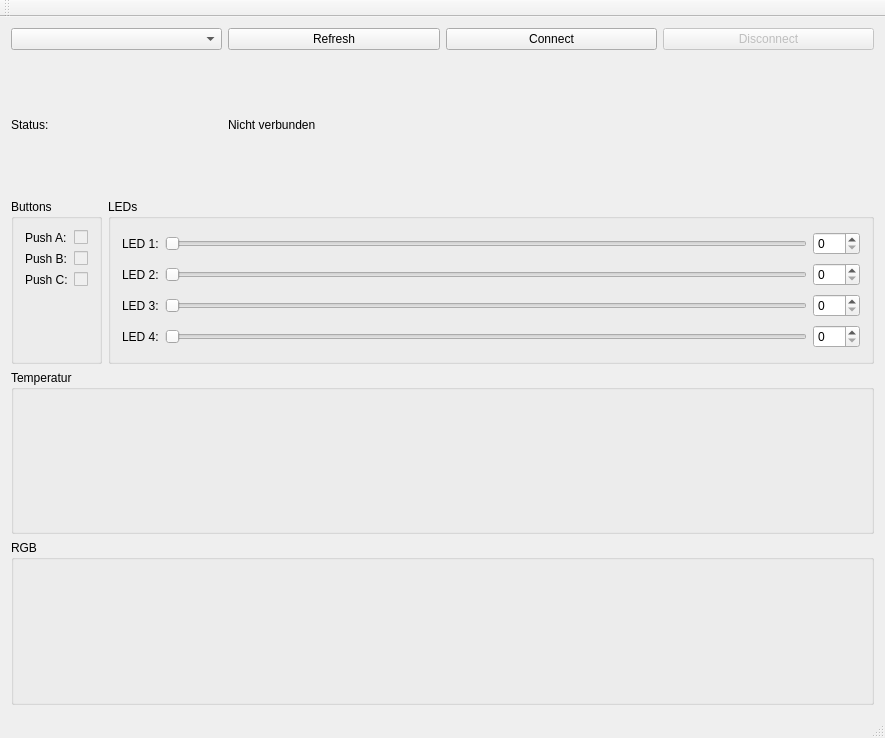
<?xml version="1.0" encoding="UTF-8"?>
<ui version="4.0">
 <class>MainWindow</class>
 <widget class="QMainWindow" name="MainWindow">
  <property name="geometry">
   <rect>
    <x>0</x>
    <y>0</y>
    <width>885</width>
    <height>738</height>
   </rect>
  </property>
  <property name="acceptDrops">
   <bool>false</bool>
  </property>
  <property name="windowTitle">
   <string>FPGA Communicator</string>
  </property>
  <widget class="QWidget" name="centralWidget">
   <layout class="QGridLayout" name="gridLayout_4">
    <item row="1" column="1">
     <widget class="QGroupBox" name="group_leds">
      <property name="title">
       <string>LEDs</string>
      </property>
      <layout class="QGridLayout" name="gridLayout_2">
       <item row="0" column="0">
        <widget class="QLabel" name="lbl_led0">
         <property name="text">
          <string>LED 1:</string>
         </property>
        </widget>
       </item>
       <item row="1" column="1">
        <widget class="QSlider" name="sld_led1">
         <property name="maximum">
          <number>255</number>
         </property>
         <property name="pageStep">
          <number>15</number>
         </property>
         <property name="orientation">
          <enum>Qt::Horizontal</enum>
         </property>
        </widget>
       </item>
       <item row="0" column="1">
        <widget class="QSlider" name="sld_led0">
         <property name="maximum">
          <number>255</number>
         </property>
         <property name="pageStep">
          <number>15</number>
         </property>
         <property name="orientation">
          <enum>Qt::Horizontal</enum>
         </property>
        </widget>
       </item>
       <item row="1" column="2">
        <widget class="QSpinBox" name="spn_led1">
         <property name="maximum">
          <number>255</number>
         </property>
        </widget>
       </item>
       <item row="2" column="1">
        <widget class="QSlider" name="sld_led2">
         <property name="maximum">
          <number>255</number>
         </property>
         <property name="pageStep">
          <number>15</number>
         </property>
         <property name="orientation">
          <enum>Qt::Horizontal</enum>
         </property>
        </widget>
       </item>
       <item row="2" column="2">
        <widget class="QSpinBox" name="spn_led2">
         <property name="maximum">
          <number>255</number>
         </property>
        </widget>
       </item>
       <item row="3" column="2">
        <widget class="QSpinBox" name="spn_led3">
         <property name="maximum">
          <number>255</number>
         </property>
        </widget>
       </item>
       <item row="1" column="0">
        <widget class="QLabel" name="lbl_led1">
         <property name="text">
          <string>LED 2:</string>
         </property>
        </widget>
       </item>
       <item row="3" column="0">
        <widget class="QLabel" name="lbl_led3">
         <property name="text">
          <string>LED 4:</string>
         </property>
        </widget>
       </item>
       <item row="3" column="1">
        <widget class="QSlider" name="sld_led3">
         <property name="maximum">
          <number>255</number>
         </property>
         <property name="pageStep">
          <number>15</number>
         </property>
         <property name="orientation">
          <enum>Qt::Horizontal</enum>
         </property>
        </widget>
       </item>
       <item row="0" column="2">
        <widget class="QSpinBox" name="spn_led0">
         <property name="maximum">
          <number>255</number>
         </property>
        </widget>
       </item>
       <item row="2" column="0">
        <widget class="QLabel" name="lbl_led2">
         <property name="text">
          <string>LED 3:</string>
         </property>
        </widget>
       </item>
      </layout>
     </widget>
    </item>
    <item row="2" column="0" colspan="2">
     <widget class="QGroupBox" name="group_temperature">
      <property name="title">
       <string>Temperatur</string>
      </property>
      <layout class="QGridLayout" name="gridLayout" rowstretch="0,0">
       <item row="1" column="0" colspan="2">
        <widget class="QCustomPlot" name="temp_plot" native="true">
         <property name="minimumSize">
          <size>
           <width>0</width>
           <height>0</height>
          </size>
         </property>
        </widget>
       </item>
      </layout>
     </widget>
    </item>
    <item row="1" column="0">
     <widget class="QGroupBox" name="group_btns">
      <property name="title">
       <string>Buttons</string>
      </property>
      <layout class="QFormLayout" name="formLayout_2">
       <item row="0" column="0">
        <widget class="QLabel" name="lbl_btnA">
         <property name="text">
          <string>Push A:</string>
         </property>
        </widget>
       </item>
       <item row="0" column="1">
        <widget class="QCheckBox" name="chk_btnA">
         <property name="enabled">
          <bool>false</bool>
         </property>
         <property name="text">
          <string/>
         </property>
         <property name="checked">
          <bool>false</bool>
         </property>
        </widget>
       </item>
       <item row="1" column="0">
        <widget class="QLabel" name="lbl_btnB">
         <property name="text">
          <string>Push B:</string>
         </property>
        </widget>
       </item>
       <item row="1" column="1">
        <widget class="QCheckBox" name="chk_btnB">
         <property name="enabled">
          <bool>false</bool>
         </property>
         <property name="text">
          <string/>
         </property>
         <property name="checked">
          <bool>false</bool>
         </property>
        </widget>
       </item>
       <item row="2" column="0">
        <widget class="QLabel" name="lbl_btnC">
         <property name="text">
          <string>Push C:</string>
         </property>
        </widget>
       </item>
       <item row="2" column="1">
        <widget class="QCheckBox" name="chk_btnC">
         <property name="enabled">
          <bool>false</bool>
         </property>
         <property name="text">
          <string/>
         </property>
         <property name="checked">
          <bool>false</bool>
         </property>
        </widget>
       </item>
      </layout>
     </widget>
    </item>
    <item row="0" column="0" colspan="2">
     <layout class="QGridLayout" name="group_serial">
      <item row="0" column="1">
       <widget class="QPushButton" name="btn_refreshPortList">
        <property name="text">
         <string>Refresh</string>
        </property>
       </widget>
      </item>
      <item row="0" column="0">
       <widget class="QComboBox" name="cmb_serialPorts"/>
      </item>
      <item row="1" column="0">
       <widget class="QLabel" name="lbl_state">
        <property name="text">
         <string>Status:</string>
        </property>
       </widget>
      </item>
      <item row="1" column="1">
       <widget class="QLabel" name="lbl_current_state">
        <property name="text">
         <string>Nicht verbunden</string>
        </property>
       </widget>
      </item>
      <item row="0" column="2">
       <widget class="QPushButton" name="btn_connect">
        <property name="text">
         <string>Connect</string>
        </property>
       </widget>
      </item>
      <item row="0" column="3">
       <widget class="QPushButton" name="btn_disconnect">
        <property name="enabled">
         <bool>false</bool>
        </property>
        <property name="text">
         <string>Disconnect</string>
        </property>
       </widget>
      </item>
     </layout>
    </item>
    <item row="3" column="0" colspan="2">
     <widget class="QGroupBox" name="group_rgb">
      <property name="title">
       <string>RGB</string>
      </property>
      <layout class="QHBoxLayout" name="horizontalLayout" stretch="0">
       <item>
        <widget class="QtColorTriangle" name="colorTri_rgb1" native="true"/>
       </item>
      </layout>
     </widget>
    </item>
   </layout>
  </widget>
  <widget class="QToolBar" name="mainToolBar">
   <attribute name="toolBarArea">
    <enum>TopToolBarArea</enum>
   </attribute>
   <attribute name="toolBarBreak">
    <bool>false</bool>
   </attribute>
  </widget>
  <widget class="QStatusBar" name="statusBar"/>
 </widget>
 <layoutdefault spacing="6" margin="11"/>
 <customwidgets>
  <customwidget>
   <class>QCustomPlot</class>
   <extends>QWidget</extends>
   <header>qcustomplot.h</header>
   <container>1</container>
  </customwidget>
  <customwidget>
   <class>QtColorTriangle</class>
   <extends>QWidget</extends>
   <header>qtcolortriangle.h</header>
   <container>1</container>
  </customwidget>
 </customwidgets>
 <resources/>
 <connections/>
</ui>
